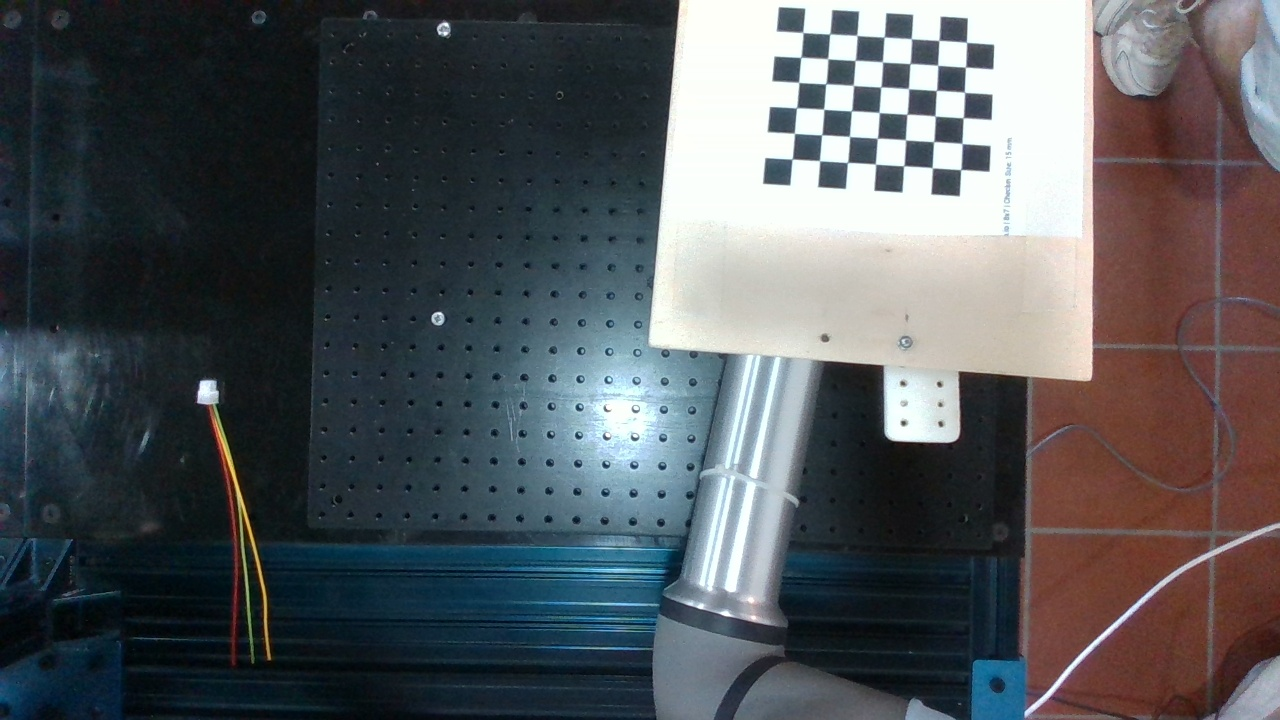
#> input picture ws_ur5e_ballpool/src/camera_perception/camera_calibration/calib_data/data_09_09/frame_0.jpg, 1280 x 720 px; its folder holds only this picture in this run
$ python intrinsics.py
#> lines starting #> are read from the running program, lines starting #| are printed output that depends on the picture; long printed decimals are rounded
import numpy as np
import cv2
import glob
import os
import argparse
import copy
from termcolor import cprint
import sys
from tqdm import tqdm


class ChessboardCalibrator(object):

    def __init__(self, w, h, square_size_meter):
        self.w = w
        self.h = h
        self.square_size_meter = square_size_meter
        self.chessboard_points = np.zeros((w * h, 3), np.float32)
        self.chessboard_points[:, :2] = np.mgrid[0:w, 0:h].T.reshape(-1, 2) * square_size_meter
        self.criteria = (cv2.TERM_CRITERIA_EPS + cv2.TERM_CRITERIA_MAX_ITER, 30, 0.001)

        self.kernel_size = 11

        self.images = []
        self.gray_images = []
        self.undistored_images = []
        self.chessboard_world_points = []
        self.chessboard_image_points = []
        self.camera_matrix = np.eye(3, dtype=float)
        self.camera_matrix_refined = np.eye(3, dtype=float)
        self.camera_distortions = np.zeros((5,), dtype=float)
        self.chessboard_poses = []

    def consumeImage(self, img, color_image=True):
        if color_image:
            gray = cv2.cvtColor(img, cv2.COLOR_BGR2GRAY)
        else:
            gray = img

        ret, corners = cv2.findChessboardCorners(gray, (self.w, self.h), None)

        if ret:
            self.images.append(img.copy())
            self.gray_images.append(gray.copy())
            self.chessboard_world_points.append(self.chessboard_points)
            corners2 = cv2.cornerSubPix(gray, corners, (self.kernel_size, self.kernel_size), (-1, -1), self.criteria)
            self.chessboard_image_points.append(corners2)

            return corners2
        return None

    def calibrate(self, undistortion_alpha=1.0):
        if len(self.images) > 0:
            ret, self.camera_matrix, self.camera_distortions, rvecs, tvecs = cv2.calibrateCamera(
                self.chessboard_world_points, self.chessboard_image_points, self.gray_images[0].shape[::-1], None, None
            )

            self.chessboard_poses = []
            for i, t in enumerate(tvecs):
                rvec = rvecs[i]
                R, _ = cv2.Rodrigues(rvec)
                T = np.hstack((R, t))
                T = np.vstack((T, np.array([0, 0, 0, 1.0])))
                self.chessboard_poses.append(T)

            self.refineCameraMatrix(alpha=undistortion_alpha)
            self.buildUndistortedImages()
            return True
        return False

    def refineCameraMatrix(self, alpha=1):
        if len(self.images) > 0:
            img = self.images[0]
            h, w = img.shape[:2]
            self.camera_matrix_refined, roi = cv2.getOptimalNewCameraMatrix(
                self.camera_matrix, self.camera_distortions, (w, h), alpha, (w, h)
            )

    def buildUndistortedImages(self):
        for img in self.images:
            dst = cv2.undistort(img, self.camera_matrix, self.camera_distortions, None, self.camera_matrix_refined)
            self.undistored_images.append(dst)

    def singleRowPrint(self, reference_image, camera_matrix, camera_distortions):
        data = [
            reference_image.shape[1],
            reference_image.shape[0],
            camera_matrix[0, 0],
            camera_matrix[1, 1],
            camera_matrix[0, 2],
            camera_matrix[1, 2],
        ]
        data.extend(camera_distortions.ravel().tolist())
        return np.array(data)

    def run_calibration(self, list_imgs):

        #######################################
        # Feed with images
        #######################################
        self.discarded = []
        for i, img in enumerate(tqdm(list_imgs)):
            if self.consumeImage(img) is None:
                self.discarded.append(i)

        print("DIscarded images:", len(self.discarded))
        #######################################
        # Images check
        #######################################
        if len(self.images) == 0:
            cprint("No images found!")
            sys.exit(0)

        #######################################
        # Calibrate
        #######################################
        cprint("{}\n Calibration...\n {}".format("=" * 50, "=" * 50), color="yellow")
        self.calibrate(undistortion_alpha=1.0)

        #######################################
        # Output options
        #######################################
        np.set_printoptions(precision=6, suppress=True, linewidth=np.inf)

        reference_image = self.images[0]
        first_color = "red"
        separator_width = 50
        cprint("First Calibration {}".format("=" * separator_width), first_color)

        cprint("\nCamera Matrix", first_color)
        print(self.camera_matrix)

        cprint("\nCamera Distortions", first_color)
        print(self.camera_distortions)

        cprint("\nSingle row", first_color)
        print(
            np.array2string(
                self.singleRowPrint(reference_image, self.camera_matrix, self.camera_distortions), separator=","
            )
        )

        first_color = "green"
        cprint("\nRefined Calibration {}".format("=" * separator_width), first_color)

        cprint("\nCamera Matrix", first_color)
        print(self.camera_matrix_refined)

        cprint("\nCamera Distortions", first_color)
        print(self.camera_distortions)

        cprint("\nSingle row", first_color)
        print(
            np.array2string(
                self.singleRowPrint(reference_image, self.camera_matrix_refined, self.camera_distortions),
                separator=",",
            )
        )

        return copy.deepcopy(self.camera_matrix_refined), copy.deepcopy(self.camera_distortions)

    # [19 lines left out: function undistort_and_show, not called in this run]


if __name__ == "__main__":

    #######################################
    # Arguments
    #######################################
    ap = argparse.ArgumentParser()
    ap.add_argument("--image_folder", default="./ws_ur5e_ballpool/src/camera_perception/camera_calibration/calib_data/data_09_09", type=str)
    ap.add_argument("--image_extension", default="jpg", type=str)
    ap.add_argument("--chessboard_size", default="7x6", type=str)
    ap.add_argument("--chessboard_square_size", default=0.015, type=float)
    ap.add_argument("--show_undistorted", action="store_true")
    ap.add_argument("--save_params", action="store_true")
    args = vars(ap.parse_args())

    #######################################
    # Creates Calibrator
    #######################################
    w, h = map(int, args["chessboard_size"].split("x"))
    sqs = args["chessboard_square_size"]
    chessboard_calibrator = ChessboardCalibrator(w, h, sqs)

    img_files = glob.glob(os.path.join(args["image_folder"], "*." + args["image_extension"]))
    list_imgs = [cv2.imread(img_file, cv2.IMREAD_COLOR) for img_file in img_files]
#> list_imgs = 1 item

    K, D = chessboard_calibrator.run_calibration(list_imgs)
#> the loop in run_calibration, `for i, img in enumerate(tqdm(list_imgs)):` made 1 pass
#> ret in consumeImage on pass 1: True
#> pass 1, in consumeImage, `gray = cv2.cvtColor(img, cv2.COLOR_BGR2GRAY)`:
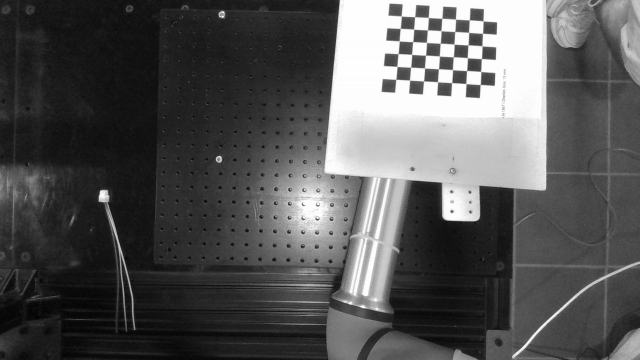
#> gray: shape (720, 1280) (shown at 1/2 size); min 2, max 255, mean 86
#> after the loop in run_calibration, `for i, img in enumerate(tqdm(list_imgs)):`: self.discarded = []
#| DIscarded images: 0
#> in calibrate, `ret, self.camera_matrix, self.camera_distortions, rvecs, tvecs = cv2.c..`: ret = 0.0789; self.camera_matrix = [[1571.9, 0, 628], [0, 1618.9, 373.6], [0, 0, 1]]; self.camera_distortions = [[1.16, -9.28, 0.0548, -0.0249, 28.06]]; rvecs = ([-0.269, 0.119, 0.0938],); tvecs = ([0.099, -0.188, 0.89],)
#> the loop in calibrate, `for i, t in enumerate(tvecs):` made 1 pass
#> (t, rvec) on pass 1: ([0.099, -0.188, 0.89], [-0.269, 0.119, 0.0938])
#> after the loop in calibrate, `for i, t in enumerate(tvecs):`: self.chessboard_poses = [[[0.989, -0.108, 0.104, 0.099], [0.0765, 0.96, 0.27, -0.188], [-0.129, -0.259, 0.957, 0.89], [0, 0, 0, 1]]]
#> in refineCameraMatrix, img is the input picture: shape (720, 1280, 3); mean B, G, R 90.3, 86.7, 83
#> in refineCameraMatrix, `self.camera_matrix_refined, roi = cv2.getOptimalNewCameraMatrix( self...`: self.camera_matrix_refined = [[1650.6, 0, 612.8], [0, 1653.8, 388], [0, 0, 1]]; roi = (21, 15, 1234, 679)
#> the loop in buildUndistortedImages, `for img in self.images:` made 1 pass
#> pass 1, in buildUndistortedImages, `dst = cv2.undistort(img, self.camera_matrix, self.camera_distortions, ..`:
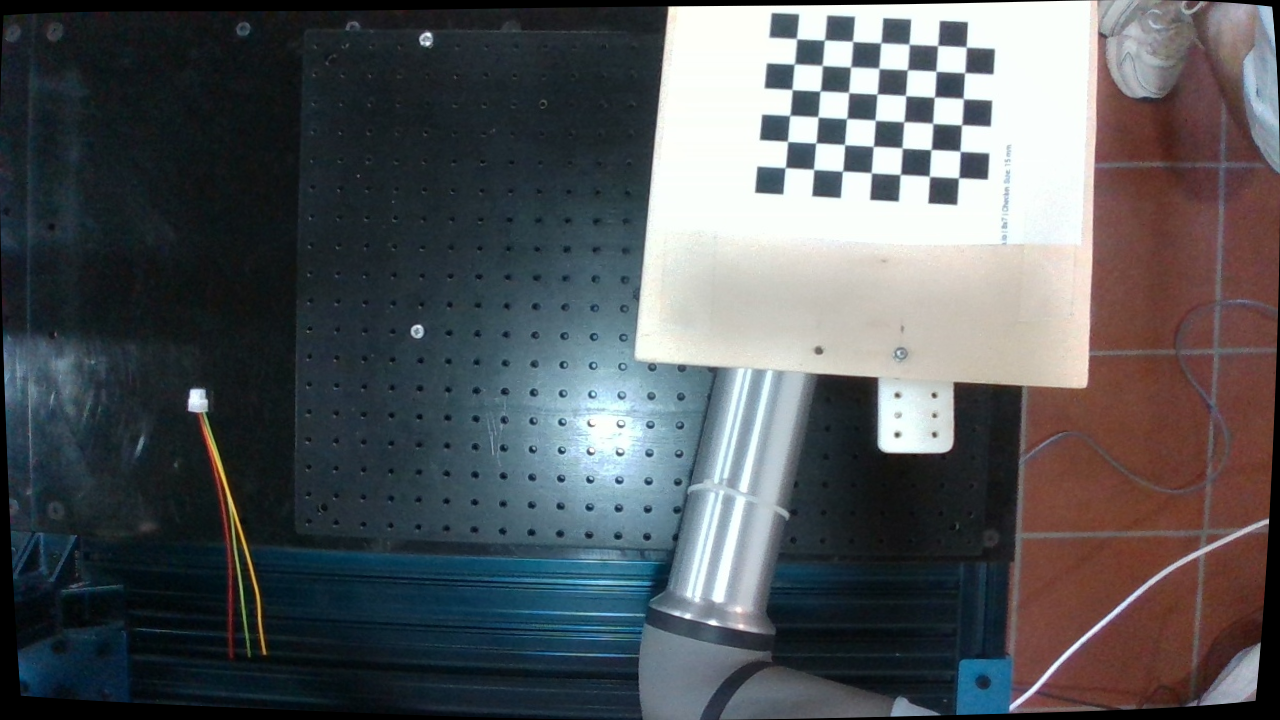
#> dst: shape (720, 1280, 3); mean B, G, R 90.6, 87.2, 83.7
#> after the loop in buildUndistortedImages, `for img in self.images:`: self.undistored_images = 1 item
#| [[1571.872    0.        628.033]
#|  [   0.       1618.870  373.637]
#|  [   0.          0.          1.      ]]
#| [[ 1.160 -9.282  0.05483 -0.02495  28.056]]
#> in singleRowPrint, `data = [ reference_image.shape[1], reference_image.shape[0], camera_ma..`: data = [1280, 720, 1571.9, 1618.9, 628, 373.6]
#| [1280.      , 720.      ,1571.872,1618.870, 628.033, 373.637,   1.160,  -9.282,   0.05483,  -0.02495 ,  28.056]
#| [[1650.591    0.        612.823]
#|  [   0.       1653.805  388.019]
#|  [   0.          0.          1.      ]]
#| [[ 1.160 -9.282  0.05483 -0.02495  28.056]]
#| [1280.      , 720.      ,1650.591,1653.805, 612.823, 388.019,   1.160,  -9.282,   0.05483,  -0.02495 ,  28.056]
#> K = [[1650.6, 0, 612.8], [0, 1653.8, 388], [0, 0, 1]]; D = [[1.16, -9.28, 0.0548, -0.0249, 28.06]]

    if args["save_params"]:
        np.savetxt(os.path.join(args["image_folder"], "camera_matrix.txt"), K)
        np.savetxt(os.path.join(args["image_folder"], "camera_distortion.txt"), D)

    if args["show_undistorted"]:
        chessboard_calibrator.undistort_and_show(list_imgs, K, D)

$ run again, on ws_ur5e_ballpool/src/camera_perception/camera_calibration/calib_data/data_09_09/frame_12.jpg
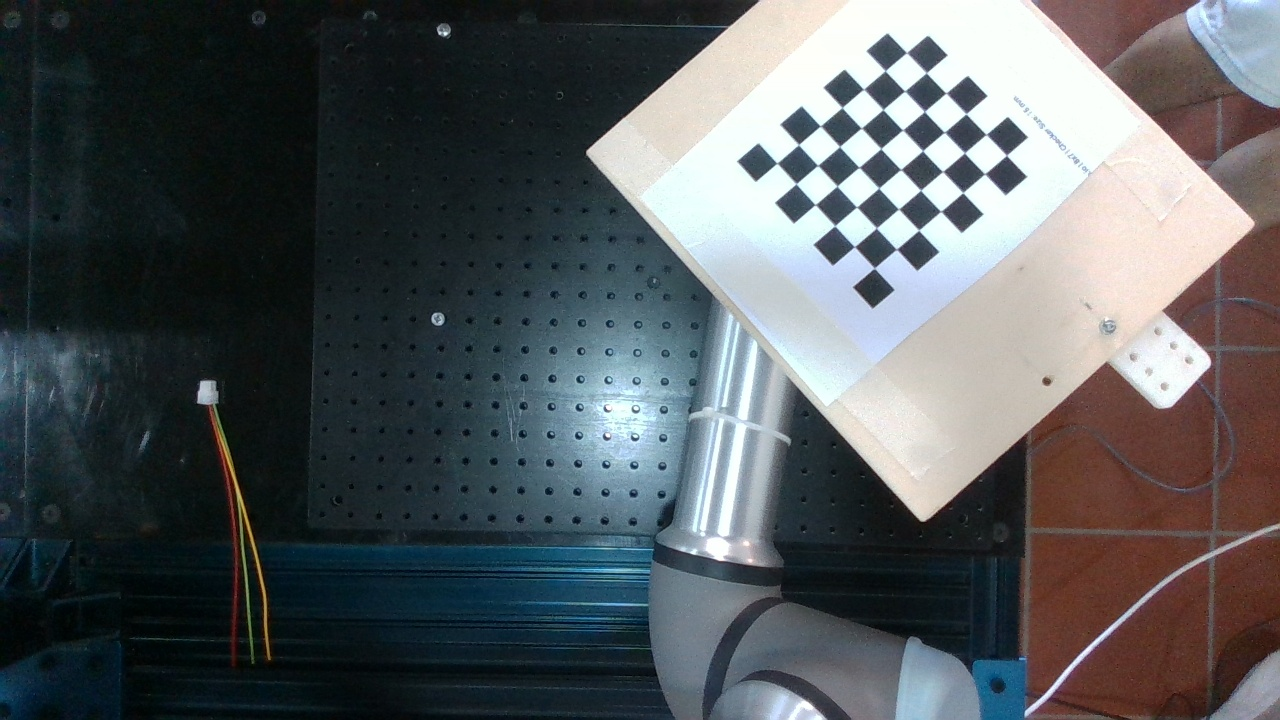
#> input picture ws_ur5e_ballpool/src/camera_perception/camera_calibration/calib_data/data_09_09/frame_12.jpg, 1280 x 720 px
#> list_imgs = 1 item
#> the loop in run_calibration, `for i, img in enumerate(tqdm(list_imgs)):` made 1 pass
#> ret in consumeImage on pass 1: True
#> pass 1, in consumeImage, `gray = cv2.cvtColor(img, cv2.COLOR_BGR2GRAY)`:
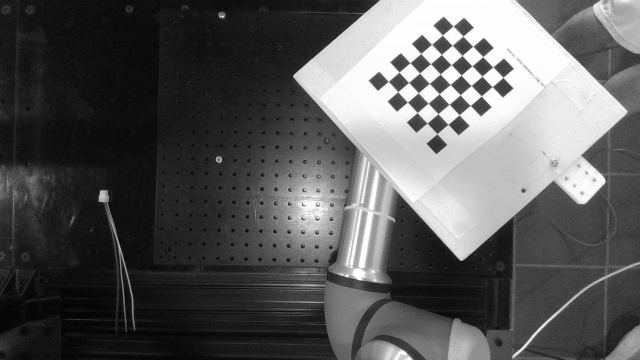
#> gray: shape (720, 1280) (shown at 1/2 size); min 1, max 255, mean 88.4
#> after the loop in run_calibration, `for i, img in enumerate(tqdm(list_imgs)):`: self.discarded = []
#| DIscarded images: 0
#> in calibrate, `ret, self.camera_matrix, self.camera_distortions, rvecs, tvecs = cv2.c..`: ret = 0.0786; self.camera_matrix = [[1150.1, 0, 688.6], [0, 1145.5, 326.8], [0, 0, 1]]; self.camera_distortions = [[0.474, -2.88, 0.0146, -0.00188, 4.41]]; rvecs = ([-0.157, -0.00781, -0.715],); tvecs = ([0.0463, -0.0863, 0.606],)
#> the loop in calibrate, `for i, t in enumerate(tvecs):` made 1 pass
#> (t, rvec) on pass 1: ([0.0463, -0.0863, 0.606], [-0.157, -0.00781, -0.715])
#> after the loop in calibrate, `for i, t in enumerate(tvecs):`: self.chessboard_poses = [[[0.755, 0.654, 0.0465, 0.0463], [-0.653, 0.744, 0.146, -0.0863], [0.0608, -0.14, 0.988, 0.606], [0, 0, 0, 1]]]
#> in refineCameraMatrix, img is the input picture: shape (720, 1280, 3); mean B, G, R 92.2, 89.6, 84.8
#> self.camera_matrix_refined = [[1147.4, 0, 684.3], [0, 1147.6, 336.2], [0, 0, 1]]; roi = (23, 12, 1244, 696)
#> the loop in buildUndistortedImages, `for img in self.images:` made 1 pass
#> pass 1, in buildUndistortedImages, `dst = cv2.undistort(img, self.camera_matrix, self.camera_distortions, ..`:
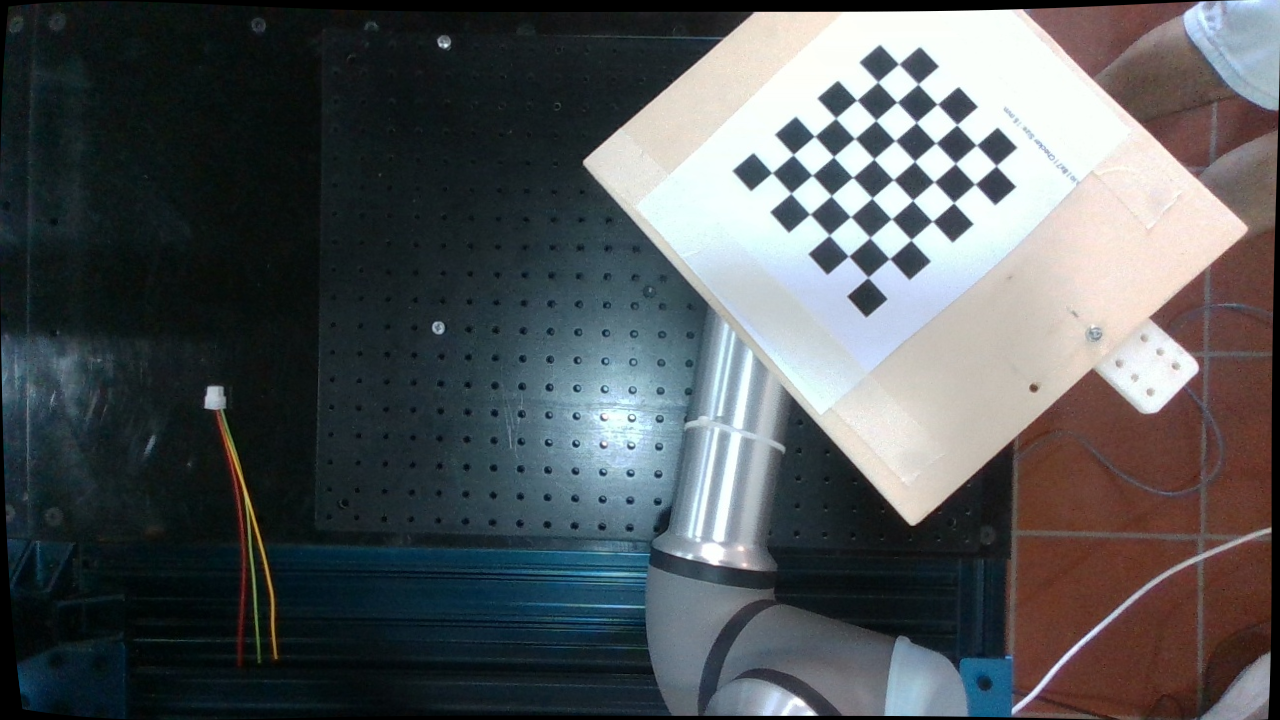
#> dst: shape (720, 1280, 3); mean B, G, R 90, 87.6, 83.2
#> after the loop in buildUndistortedImages, `for img in self.images:`: self.undistored_images = 1 item
#| [[1150.052    0.        688.650]
#|  [   0.       1145.526  326.810]
#|  [   0.          0.          1.      ]]
#| [[ 0.4744 -2.884  0.01465 -0.001881  4.407]]
#> data = [1280, 720, 1150.1, 1145.5, 688.6, 326.8]
#| [1280.      , 720.      ,1150.052,1145.526, 688.650, 326.810,   0.4744,  -2.884,   0.01465,  -0.001881,   4.407]
#| [[1147.374    0.        684.266]
#|  [   0.       1147.639  336.196]
#|  [   0.          0.          1.      ]]
#| [[ 0.4744 -2.884  0.01465 -0.001881  4.407]]
#| [1280.      , 720.      ,1147.374,1147.639, 684.266, 336.196,   0.4744,  -2.884,   0.01465,  -0.001881,   4.407]
#> K has the same summary as self.camera_matrix_refined in refineCameraMatrix; D = [[0.474, -2.88, 0.0146, -0.00188, 4.41]]
